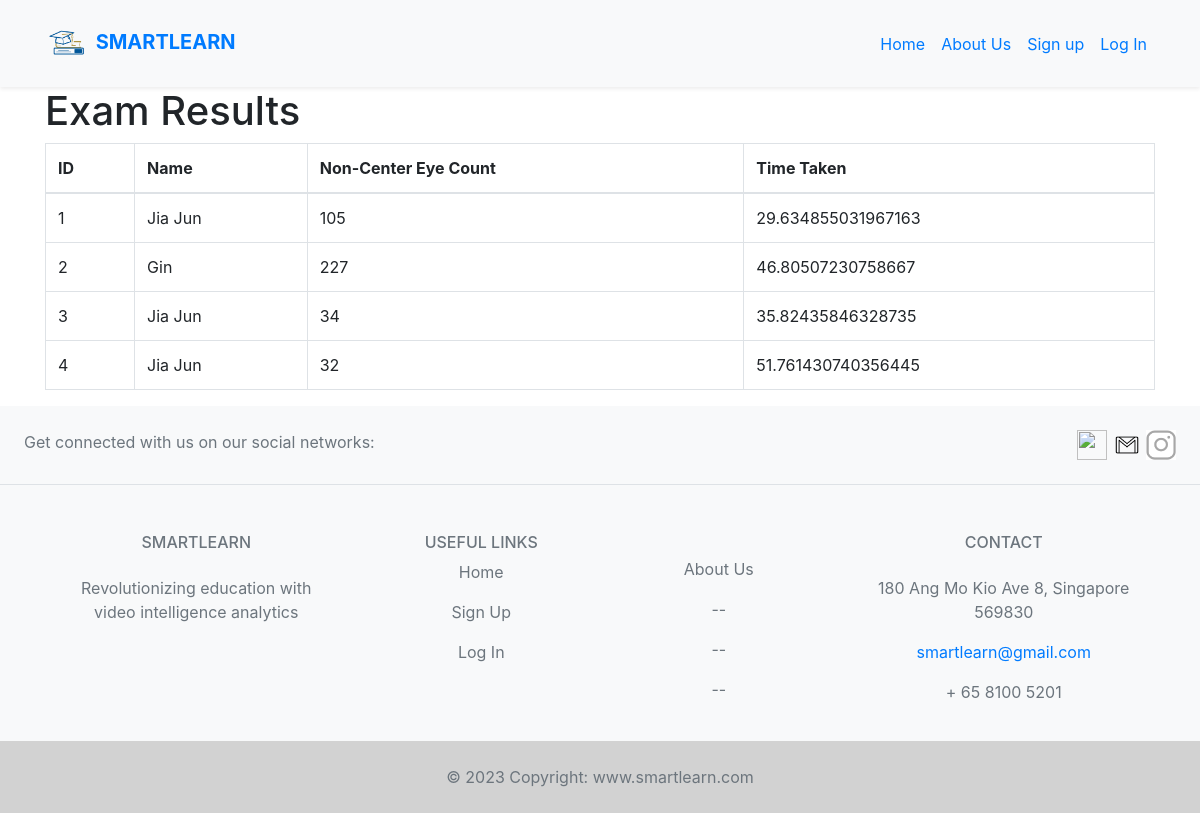
The page /exam_result on the database its author committed.
### __init__.py (models this page shows, shortened)
class Exam_Attempt(db.Model, UserMixin):
    id = db.Column(db.Integer, primary_key=True)
    name = db.Column(db.String(150))
    non_center_eye_count = db.Column(db.Integer)
    time_taken = db.Column(db.Float)

### __init__.py (the view)
@app.route('/exam_result')
def exam_result():
    exam_attempts = Exam_Attempt.query.all()
    return render_template('exam_result.html', exam_attempts=exam_attempts)

### templates/exam_result.html (shortened to what this page needs)
{% extends "base.html" %}
{% block content %}
  <div class="container">
    <h1>Exam Results</h1>
    <table class="table table-bordered">
      <thead>
        <tr>
          <th>ID</th>
          <th>Name</th>
          <th>Non-Center Eye Count</th>
          <th>Time Taken</th>
        </tr>
      </thead>
      <tbody>
        {% for attempt in exam_attempts %}
          <tr>
            <td>{{ attempt.id }}</td>
            <td>{{ attempt.name }}</td>
            <td>{{ attempt.non_center_eye_count }}</td>
            <td>{{ attempt.time_taken }}</td>
          </tr>
        {% endfor %}
      </tbody>
    </table>
  </div>
{% endblock %}

### templates/base.html (shortened to what this page needs)
<!DOCTYPE html>
<html lang="en">
  <head>
    <link
      rel="stylesheet"
      href="https://stackpath.bootstrapcdn.com/bootstrap/4.5.2/css/bootstrap.min.css"
    />
  </head>
  <body>
    {% if 'user_id' in session %}
        {% if session['role'] == 'Student' %}
            {% block user_navbar %} {% include 'includes/_student_nav.html' %} {% endblock %}
        {% elif session['role'] == 'Staff' %}
            {% block staff_navbar %} {% include 'includes/_staff_nav.html' %} {% endblock %}
        {% endif %}
    {% else %}
        {% block navbar %} {% include 'includes/_navbar.html' %} {% endblock %}
    {% endif %}
    {% block content %}{% endblock %}
  </body>
  <footer>
    {% block footer %} {% include 'includes/_footer.html' %} {% endblock %}
  </footer>
</html>

### templates/includes/_navbar.html (shortened to what this page needs)
<nav class="navbar navbar-expand-lg py-3 bg-light shadow-sm">
  <div class="container">
    <a href="/" class="navbar-brand">
      <img src="/static/img/logo1.jpg" class="rounded-circle" width="45" alt="" class="d-inline-block align-middle mr-2">
      <span class="text-uppercase font-weight-bold">SmartLearn</span>
    </a>
    <div id="navbarSupportedContent" class="collapse navbar-collapse">
      <ul class="navbar-nav ml-auto">
        <li class="nav-item active"><a href="/" class="nav-link">Home <span class="sr-only">(current)</span></a></li>
        <li class="nav-item"><a href="/aboutUs" class="nav-link">About Us</a></li>
        <li class="nav-item"><a href="/signup" class="nav-link">Sign up</a></li>
        <li class="nav-item"><a href="/login" class="nav-link">Log In</a></li>
      </ul>
    </div>
  </div>
</nav>

### templates/includes/_footer.html (shortened to what this page needs)
<footer class="text-center text-lg-start bg-light text-muted mt-auto">
  <section class="d-flex justify-content-center justify-content-lg-between p-4 border-bottom">
    <div class="me-5 d-none d-lg-block">
      <span>Get connected with us on our social networks:</span>
    </div>
    <div>
      <a href="https://www.facebook.com/profile.php?id=100084438817499" class="me-4 text-reset">
        <i class="fab fa-facebook-f"><img src="static/img/fb.jpg" width="30px" height="30px"> </i>
      </a>
      <a href="mailto:smartlearn@gmail.com" class="me-4 text-reset">
        <i class="fab fa-google"><img src="static/img/gmail.jpg" width="30px" height="30px"> </i>
      </a>
      <a href="https://www.instagram.com/smartlearn/" class="me-4 text-reset">
        <i class="fab fa-instagram"><img src="static/img/insta.jpg" width="30px" height="30px"> </i>
      </a>
    </div>
  </section>
  <section class="">
    <div class="container text-center text-md-start mt-5">
      <div class="row mt-3">
        <div class="col-md-3 col-lg-4 col-xl-3 mx-auto mb-4">
          <h6 class="text-uppercase fw-bold mb-4">
            SmartLearn </h6>
          <p> Revolutionizing education with video intelligence analytics</p>
        </div>
        <div class="col-md-2 col-lg-2 col-xl-2 mx-auto mb-4">
          <h6 class="text-uppercase fw-bold mb-6">
            Useful links
          </h6>
          <p>
            <a href="/" class="text-reset">Home</a>
          </p>
          <p>
            <a href="/signup" class="text-reset">Sign Up</a>
          </p>
          <p>
            <a href="/login" class="text-reset">Log In</a>
          </p>
        </div>
        <div class="col-md-3 col-lg-2 col-xl-2 mx-auto mb-4">
          <br>
          <p>
            <a href="/aboutUs" class="text-reset">About Us</a>
          </p>
          <p>
            <a href="/#!" class="text-reset">--</a>
          </p>
          <p>
            <a href="#!" class="text-reset">--</a>
          </p>
          <p>
            <a href="#!" class="text-reset">--</a>
          </p>
        </div>
        <div class="col-md-4 col-lg-3 col-xl-3 mx-auto mb-md-0 mb-4">
          <h6 class="text-uppercase fw-bold mb-4">Contact</h6>
          <p> 180 Ang Mo Kio Ave 8, Singapore 569830</p>
          <p>
            <a href="mailto:smartlearn@gmail.com"> smartlearn@gmail.com</a>
          </p>
          <p> + 65 8100 5201</p>
        </div>
      </div>
    </div>
  </section>
  <div class="text-center p-4" style="background-color: rgb(210, 210, 210);">
    © 2023 Copyright:
    <a class="text-reset fw-bold" href="/">www.smartlearn.com</a>
  </div>
</footer>

### rows shown on the page
Exam_Attempt: id "1", name "Jia Jun", non_center_eye_count "105", time_taken "29.634855031967163"
Exam_Attempt: id "2", name "Gin", non_center_eye_count "227", time_taken "46.80507230758667"
Exam_Attempt: id "3", name "Jia Jun", non_center_eye_count "34", time_taken "35.82435846328735"
Exam_Attempt: id "4", name "Jia Jun", non_center_eye_count "32", time_taken "51.761430740356445"
